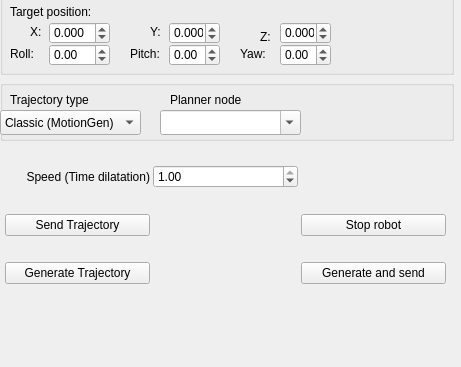
<?xml version="1.0" encoding="UTF-8"?>
<ui version="4.0">
 <class>gui_parameters</class>
 <widget class="QWidget" name="gui_parameters">
  <property name="geometry">
   <rect>
    <x>0</x>
    <y>0</y>
    <width>461</width>
    <height>367</height>
   </rect>
  </property>
  <property name="windowTitle">
   <string>Form</string>
  </property>
  <widget class="QGroupBox" name="markerControlsGroupBox">
   <property name="geometry">
    <rect>
     <x>0</x>
     <y>-6</y>
     <width>454</width>
     <height>81</height>
    </rect>
   </property>
   <property name="title">
    <string/>
   </property>
   <widget class="QLabel" name="labelPosition">
    <property name="geometry">
     <rect>
      <x>10</x>
      <y>8</y>
      <width>111</width>
      <height>20</height>
     </rect>
    </property>
    <property name="text">
     <string>Target position:</string>
    </property>
   </widget>
   <widget class="QLabel" name="labelX">
    <property name="geometry">
     <rect>
      <x>30</x>
      <y>28</y>
      <width>20</width>
      <height>20</height>
     </rect>
    </property>
    <property name="text">
     <string>X:</string>
    </property>
   </widget>
   <widget class="QDoubleSpinBox" name="spinBoxPosX">
    <property name="geometry">
     <rect>
      <x>49</x>
      <y>28</y>
      <width>61</width>
      <height>22</height>
     </rect>
    </property>
    <property name="decimals">
     <number>3</number>
    </property>
    <property name="minimum">
     <double>-10.000000000000000</double>
    </property>
    <property name="maximum">
     <double>10.000000000000000</double>
    </property>
    <property name="singleStep">
     <double>0.010000000000000</double>
    </property>
   </widget>
   <widget class="QLabel" name="labelY">
    <property name="geometry">
     <rect>
      <x>150</x>
      <y>28</y>
      <width>20</width>
      <height>20</height>
     </rect>
    </property>
    <property name="text">
     <string>Y:</string>
    </property>
   </widget>
   <widget class="QDoubleSpinBox" name="spinBoxPosY">
    <property name="geometry">
     <rect>
      <x>169</x>
      <y>28</y>
      <width>51</width>
      <height>22</height>
     </rect>
    </property>
    <property name="decimals">
     <number>3</number>
    </property>
    <property name="minimum">
     <double>-10.000000000000000</double>
    </property>
    <property name="maximum">
     <double>10.000000000000000</double>
    </property>
    <property name="singleStep">
     <double>0.010000000000000</double>
    </property>
   </widget>
   <widget class="QLabel" name="labelZ">
    <property name="geometry">
     <rect>
      <x>260</x>
      <y>33</y>
      <width>20</width>
      <height>20</height>
     </rect>
    </property>
    <property name="text">
     <string>Z:</string>
    </property>
   </widget>
   <widget class="QDoubleSpinBox" name="spinBoxPosZ">
    <property name="geometry">
     <rect>
      <x>280</x>
      <y>28</y>
      <width>51</width>
      <height>22</height>
     </rect>
    </property>
    <property name="decimals">
     <number>3</number>
    </property>
    <property name="minimum">
     <double>-10.000000000000000</double>
    </property>
    <property name="maximum">
     <double>10.000000000000000</double>
    </property>
    <property name="singleStep">
     <double>0.010000000000000</double>
    </property>
   </widget>
   <widget class="QLabel" name="labelRoll">
    <property name="geometry">
     <rect>
      <x>10</x>
      <y>50</y>
      <width>30</width>
      <height>20</height>
     </rect>
    </property>
    <property name="text">
     <string>Roll:</string>
    </property>
   </widget>
   <widget class="QDoubleSpinBox" name="spinBoxRoll">
    <property name="geometry">
     <rect>
      <x>49</x>
      <y>50</y>
      <width>61</width>
      <height>22</height>
     </rect>
    </property>
    <property name="decimals">
     <number>2</number>
    </property>
    <property name="minimum">
     <double>-180.000000000000000</double>
    </property>
    <property name="maximum">
     <double>180.000000000000000</double>
    </property>
    <property name="singleStep">
     <double>1.000000000000000</double>
    </property>
   </widget>
   <widget class="QLabel" name="labelPitch">
    <property name="geometry">
     <rect>
      <x>130</x>
      <y>50</y>
      <width>35</width>
      <height>20</height>
     </rect>
    </property>
    <property name="text">
     <string>Pitch:</string>
    </property>
   </widget>
   <widget class="QDoubleSpinBox" name="spinBoxPitch">
    <property name="geometry">
     <rect>
      <x>169</x>
      <y>50</y>
      <width>51</width>
      <height>22</height>
     </rect>
    </property>
    <property name="decimals">
     <number>2</number>
    </property>
    <property name="minimum">
     <double>-180.000000000000000</double>
    </property>
    <property name="maximum">
     <double>180.000000000000000</double>
    </property>
    <property name="singleStep">
     <double>1.000000000000000</double>
    </property>
   </widget>
   <widget class="QLabel" name="labelYaw">
    <property name="geometry">
     <rect>
      <x>240</x>
      <y>50</y>
      <width>30</width>
      <height>20</height>
     </rect>
    </property>
    <property name="text">
     <string>Yaw:</string>
    </property>
   </widget>
   <widget class="QDoubleSpinBox" name="spinBoxYaw">
    <property name="geometry">
     <rect>
      <x>280</x>
      <y>50</y>
      <width>51</width>
      <height>22</height>
     </rect>
    </property>
    <property name="decimals">
     <number>2</number>
    </property>
    <property name="minimum">
     <double>-180.000000000000000</double>
    </property>
    <property name="maximum">
     <double>180.000000000000000</double>
    </property>
    <property name="singleStep">
     <double>1.000000000000000</double>
    </property>
   </widget>
  </widget>
  <widget class="QGroupBox" name="robotStrategyGroupBox">
   <property name="geometry">
    <rect>
     <x>0</x>
     <y>80</y>
     <width>454</width>
     <height>61</height>
    </rect>
   </property>
   <property name="title">
    <string/>
   </property>
   <widget class="QLabel" name="labelTrajectoryType">
    <property name="geometry">
     <rect>
      <x>10</x>
      <y>10</y>
      <width>121</width>
      <height>20</height>
     </rect>
    </property>
    <property name="text">
     <string>Trajectory type</string>
    </property>
   </widget>
   <widget class="QComboBox" name="comboBoxTrajectoryType">
    <property name="geometry">
     <rect>
      <x>0</x>
      <y>30</y>
      <width>141</width>
      <height>25</height>
     </rect>
    </property>
    <property name="editable">
     <bool>false</bool>
    </property>
    <property name="currentText">
     <string>Classic (MotionGen)</string>
    </property>
    <item>
     <property name="text">
      <string>Classic (MotionGen)</string>
     </property>
    </item>
    <item>
     <property name="text">
      <string>MPC (Real-time)</string>
     </property>
    </item>
   </widget>
   <widget class="QLabel" name="labelPlannerNode">
    <property name="geometry">
     <rect>
      <x>170</x>
      <y>10</y>
      <width>121</width>
      <height>20</height>
     </rect>
    </property>
    <property name="text">
     <string>Planner node</string>
    </property>
   </widget>
   <widget class="QComboBox" name="comboBoxPlannerNode">
    <property name="geometry">
     <rect>
      <x>160</x>
      <y>30</y>
      <width>141</width>
      <height>25</height>
     </rect>
    </property>
    <property name="editable">
     <bool>true</bool>
    </property>
   </widget>
  </widget>
   <widget class="QWidget" name="gridLayoutWidget">
    <property name="geometry">
     <rect>
      <x>0</x>
      <y>145</y>
      <width>451</width>
      <height>161</height>
     </rect>
    </property>
   <layout class="QGridLayout" name="gridLayout">
    <property name="leftMargin">
     <number>5</number>
    </property>
    <property name="topMargin">
     <number>0</number>
    </property>
    <property name="rightMargin">
     <number>5</number>
    </property>
    <property name="bottomMargin">
     <number>0</number>
    </property>
    <property name="horizontalSpacing">
     <number>3</number>
    </property>
    <property name="verticalSpacing">
     <number>6</number>
    </property>
<item row="0" column="0">
      <widget class="QLabel" name="labelTimeDilationFactor">
       <property name="layoutDirection">
        <enum>Qt::LeftToRight</enum>
       </property>
       <property name="text">
        <string>Speed (Time dilatation)</string>
       </property>
       <property name="alignment">
        <set>Qt::AlignRight|Qt::AlignTrailing|Qt::AlignVCenter</set>
       </property>
       <property name="wordWrap">
        <bool>true</bool>
       </property>
       <property name="margin">
        <number>0</number>
       </property>
      </widget>
     </item>
     <item row="1" column="4">
      <widget class="QPushButton" name="stopRobot">
       <property name="text">
        <string>Stop robot</string>
       </property>
      </widget>
     </item>
     <item row="1" column="0">
      <widget class="QPushButton" name="sendTrajectory">
       <property name="text">
        <string>Send Trajectory</string>
       </property>
      </widget>
     </item>
     <item row="2" column="4">
      <widget class="QPushButton" name="generateAndSend">
       <property name="text">
        <string>Generate and send</string>
       </property>
      </widget>
     </item>
     <item row="2" column="0">
      <widget class="QPushButton" name="generateTrajectory">
       <property name="text">
        <string>Generate Trajectory</string>
       </property>
      </widget>
     </item>
     <item row="0" column="1">
      <widget class="QDoubleSpinBox" name="doubleSpinBoxTimeDilationFactor">
       <property name="maximum">
        <double>1.000000000000000</double>
       </property>
       <property name="singleStep">
        <double>0.100000000000000</double>
       </property>
       <property name="value">
        <double>1.000000000000000</double>
       </property>
      </widget>
     </item>
    </layout>
  </widget>
 </widget>
 <resources/>
 <connections/>
</ui>
